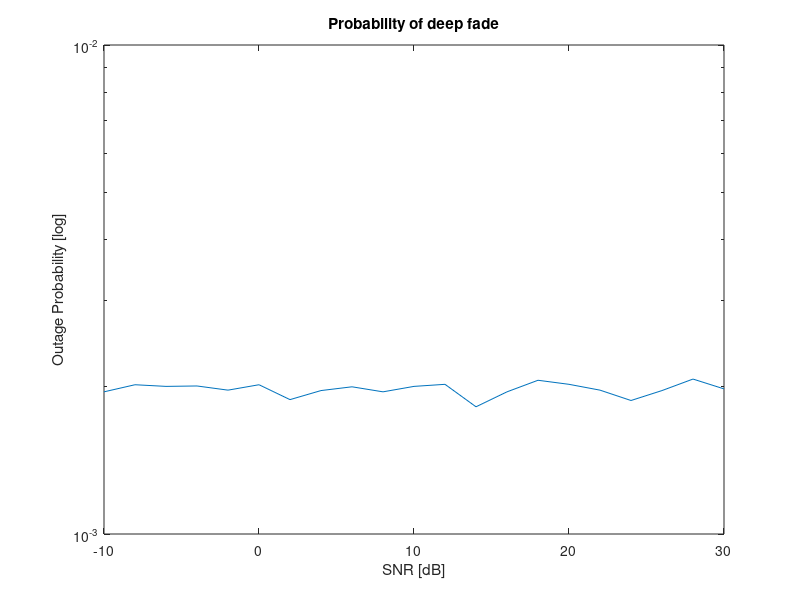

The MATLAB source for this figure:
clc
clear
close all
%% Problem 2 - Receiver Beamforming with CSIR, MRC and SIMO
% Probability outage vs SNR for three different channel realizations:
% 1. Uncorrelated channels, h1, h2, h3 and h4 complex gaussian i.i.d
% 2. Correlated channels, h2 = h4 = (h1 x h3), h1 and h3 i.i.d complex
    %  gaussian, product channel, relay case
% 3. h4 = 1/3(h1+h2+h3), average of three i.i.d compl. gaussian

snr_db= -10:2:30; %SNR interval in dB
bits = 2^10; %Number of bits = 1024
iterations = 1000; %cut-off
snr_linear = 10.^(snr_db/10); %SNR in "normal" unit

P_out = zeros(1,size(snr_db,2)); %empty matrix of sixe 1 x SNR interval

%Iterate through SNR interval
for iSNR = 1:size(snr_db,2)

    sigma = 1/sqrt(snr_linear(iSNR)); %Sigma for AWGN
    
    for i = 1:iterations
        TX = round(rand(1,bits))*2-1;

        %Channel H consists of Nr = 4 column vectors h1, h2, h3 and h4
        h1 = complex(randn(1,bits),randn(1,bits));
        h2 = complex(randn(1,bits),randn(1,bits));
        h3 = complex(randn(1,bits),randn(1,bits));
        h4 = complex(randn(1,bits),randn(1,bits));

        %%%CASE1 Uncomment each case for each plot
        H = [h1' h2' h3' h4'];
        %%%%%%%

        %%%CASE2
        %H = [h1' (h1.*h3)' h3' (h1.*h3)'];
        %%%%%%%

        %%%CASE3
        %H = [h1' h2' h3' (1/3).*(h1' + h2' + h3')];
        %%%%%%%

        AWGN = 1/sqrt(2)*(randn(1,bits)+j*randn(1,bits))*sigma; %additive noise
        RX = H'.*TX + AWGN; %Output signal
        detected_bits = ((RX.*conj(H')) >= 0)*2 - 1; %Detected signal (bits)
        nr_of_errors = sum(not(detected_bits == TX)); %Counting non-detected bits
        P_out(iSNR) = P_out(iSNR) + nr_of_errors(i); %Add errors in P_out matrix
    end

    P_out(iSNR) = P_out(iSNR)./iterations./bits; %Average over iterations and nr of bits
end

figure(1)
semilogy(snr_db,P_out); %P_out in log scale
title('Probability of deep fade')
xlabel('SNR [dB]')
ylabel('Outage Probability [log]')
